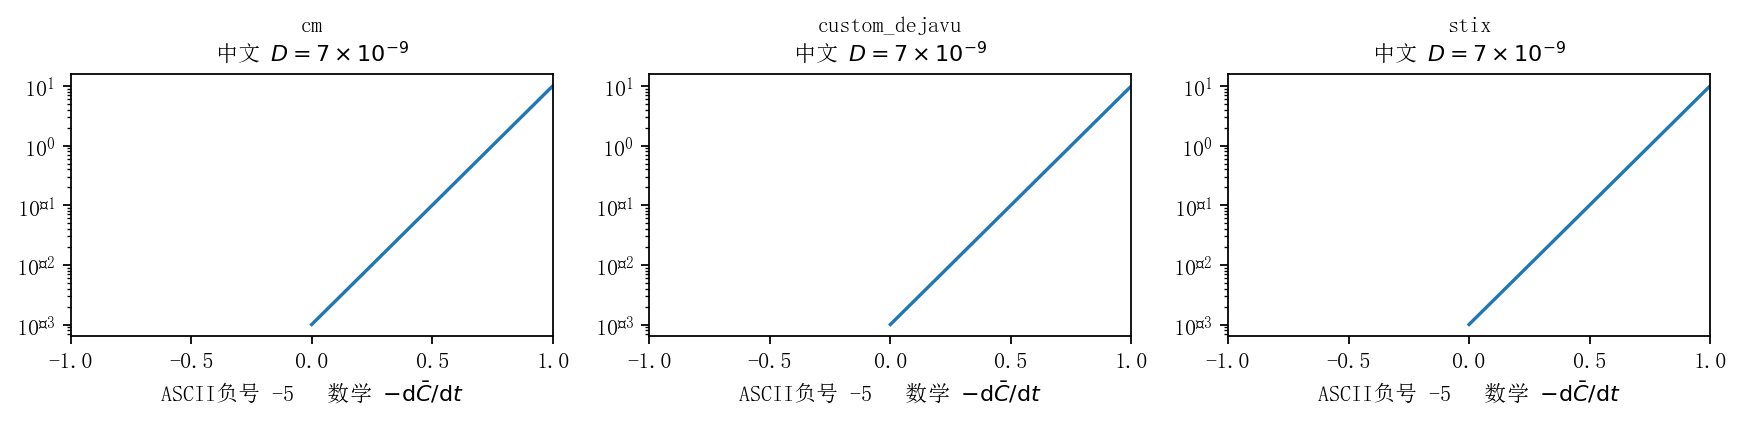

This figure's Python source:
# -*- coding: utf-8 -*-
"""负号(U+2212)字形渲染测试：比较不同 mathtext 字体配置。"""
import matplotlib
matplotlib.use('Agg')
import matplotlib.pyplot as plt

CONFIGS = {
    'cm': dict(fontset='cm'),
    'custom_dejavu': dict(fontset='custom', rm='DejaVu Sans',
                          it='DejaVu Sans:italic', bf='DejaVu Sans:bold'),
    'stix': dict(fontset='stix'),
}

fig, axes = plt.subplots(1, len(CONFIGS), figsize=(11, 2.8))
for ax, (name, cfg) in zip(axes, CONFIGS.items()):
    plt.rcParams['font.family'] = 'sans-serif'
    plt.rcParams['font.sans-serif'] = ['SimSun', 'DejaVu Sans']
    plt.rcParams['axes.unicode_minus'] = False
    plt.rcParams['mathtext.fontset'] = cfg['fontset']
    if cfg['fontset'] == 'custom':
        plt.rcParams['mathtext.rm'] = cfg['rm']
        plt.rcParams['mathtext.it'] = cfg['it']
        plt.rcParams['mathtext.bf'] = cfg['bf']
    ax.semilogy([0, 1], [1e-3, 1e1])
    ax.set_xlim(-1, 1)
    ax.set_title(f'{name}\n中文 $D=7\\times10^{{-9}}$', fontsize=10)
    ax.set_xlabel(r'ASCII负号 -5   数学 $-\mathrm{d}\bar{C}/\mathrm{d}t$')

fig.tight_layout()
fig.savefig('_minus_test.png', dpi=160, bbox_inches='tight')
print('saved _minus_test.png')
